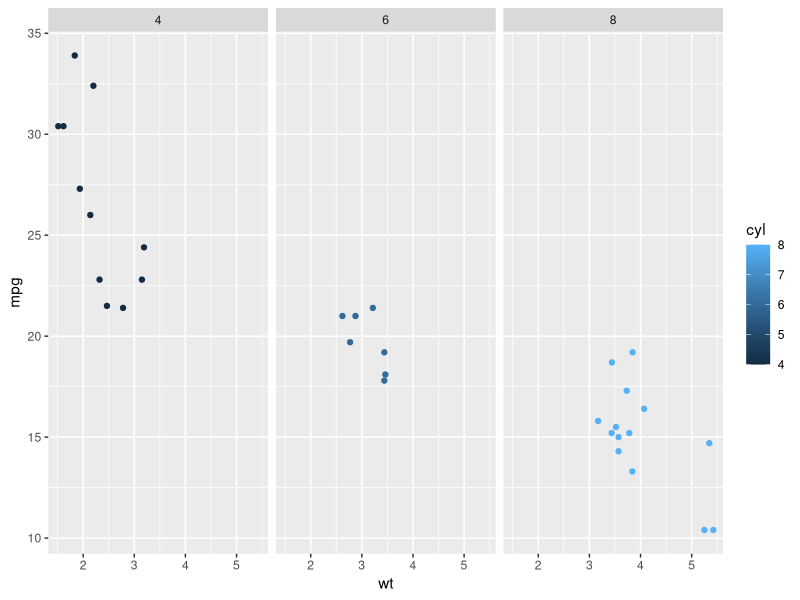

This figure's R source:
#Crear directorio imagenes
dir.create("mis_imagenes") 
#Cargar librerias
library(dplyr)
library(ggplot2)

#Crear facet plot
png("mis_imagenes/facetplot.png")
my_scatplot <- ggplot(mtcars,aes(x=wt,y=mpg,col=cyl)) + geom_point()
my_scatplot + facet_grid(~cyl)
dev.off()
